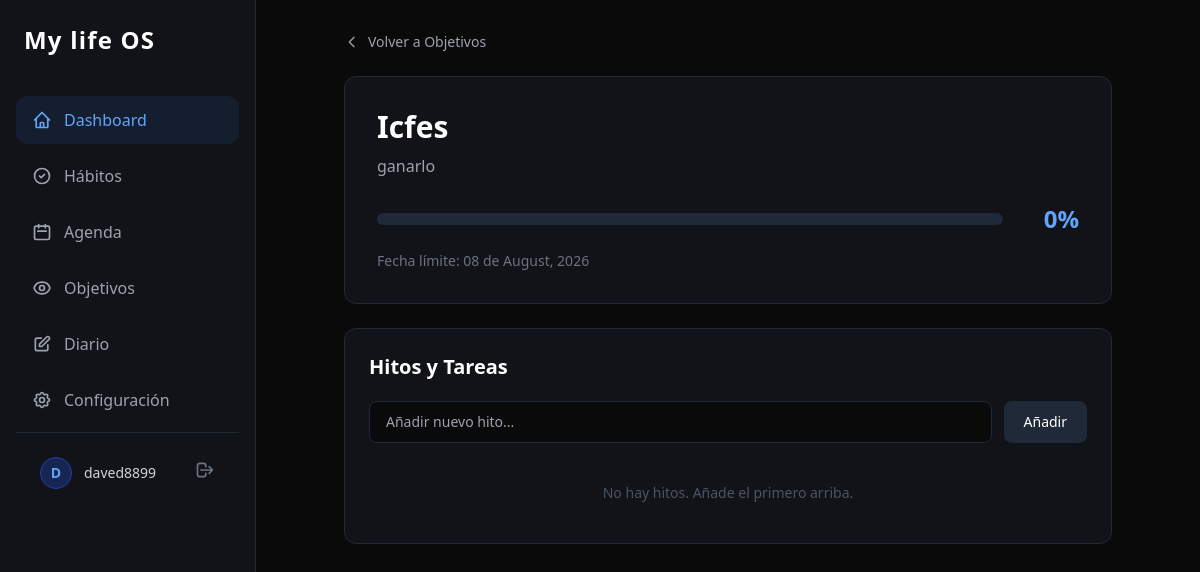
The app's page /objetivos/1/ (signed in) with its own data.
### core/models.py (models this page shows, shortened)
class Goal(models.Model):
    user = models.ForeignKey(User, on_delete=models.CASCADE)
    name = models.CharField(max_length=200)
    description = models.TextField(blank=True)
    progress = models.IntegerField(default=0)
    deadline = models.DateField(null=True, blank=True)

### core/views.py (the view)
# urls.py: path('objetivos/<int:goal_id>/', views.goal_detail, name='goal_detail'),
@login_required
def goal_detail(request, goal_id):
    goal = get_object_or_404(Goal, id=goal_id, user=request.user)
    milestones = goal.milestones.all().order_by('is_completed')
    return render(request, 'core/goal_detail.html', {'goal': goal, 'milestones': milestones})

### core/templates/core/goal_detail.html (shortened to what this page needs)
{% extends 'core/base.html' %}
{% block content %}
<div class="max-w-3xl mx-auto">
    <a href="{% url 'goals' %}" class="inline-flex items-center gap-2 text-gray-400 hover:text-white transition text-sm mb-6">
        <svg class="w-4 h-4" fill="none" stroke="currentColor" viewBox="0 0 24 24"><path stroke-linecap="round" stroke-linejoin="round" stroke-width="2" d="M15 19l-7-7 7-7"></path></svg>
        Volver a Objetivos
    </a>
    <div class="bg-[#111318] border border-gray-800 rounded-xl p-8 mb-6">
        <h1 class="text-3xl font-bold text-white mb-2">{{ goal.name }}</h1>
        <p class="text-gray-400 mb-6 leading-relaxed">{{ goal.description|default:"Sin descripción proporcionada." }}</p>
        <div class="flex items-center gap-4">
            <div class="flex-1 h-3 bg-gray-800 rounded-full overflow-hidden">
            </div>
            <span class="text-blue-400 font-bold text-2xl min-w-[60px] text-right">{{ goal.progress }}%</span>
        </div>
        {% if goal.deadline %}
            <p class="text-sm text-gray-500 mt-4">Fecha límite: {{ goal.deadline|date:"d \d\e F, Y" }}</p>
        {% endif %}
    </div>
    <div class="bg-[#111318] border border-gray-800 rounded-xl p-6">
        <h2 class="text-xl font-semibold text-white mb-5">Hitos y Tareas</h2>
        <form action="{% url 'add_milestone' goal.id %}" method="POST" class="flex gap-3 mb-6">
            <input type="text" name="title" required class="flex-1 bg-[#0a0a0a] border border-gray-800 rounded-lg px-4 py-2.5 text-white text-sm focus:border-blue-500 focus:ring-1 focus:ring-blue-500 outline-none transition" placeholder="Añadir nuevo hito...">
            <button type="submit" class="bg-gray-800 hover:bg-gray-700 text-white font-medium px-5 py-2.5 rounded-lg transition text-sm">Añadir</button>
        </form>
        <div class="space-y-3">
            {% for milestone in milestones %}
            <div class="flex items-center gap-4 p-3 rounded-lg hover:bg-[#0a0a0a]/50 transition group">
                <input type="checkbox" class="w-5 h-5 rounded bg-gray-800 border-gray-600 text-blue-500 focus:ring-blue-500 cursor-pointer" {% if milestone.is_completed %}checked{% endif %}>
                <span class="flex-1 text-gray-300 {% if milestone.is_completed %}line-through text-gray-600{% endif %}">{{ milestone.title }}</span>
            </div>
            {% empty %}
            <p class="text-gray-600 text-sm text-center py-4">No hay hitos. Añade el primero arriba.</p>
            {% endfor %}
        </div>
    </div>
</div>
{% endblock content %}

### core/templates/core/base.html (shortened to what this page needs)
<!DOCTYPE html>
<html lang="en">
<head>
    <script src="https://cdn.tailwindcss.com"></script>
</head>
<body class="bg-[#0a0a0a] text-white min-h-screen font-sans flex">
    <aside class="w-64 bg-[#111318] border-r border-gray-800 hidden md:flex flex-col">
        <div class="p-6">
            <h1 class="text-2xl font-bold text-white tracking-wider">My life OS</h1>
        </div>
        <nav class="flex-1 px-4 space-y-2 mt-4">
            <a href="{% url 'dashboard' %}" class="flex items-center gap-3 px-4 py-3 bg-blue-500/10 text-blue-400 rounded-xl transition font-medium">
                <svg class="w-5 h-5" fill="none" stroke="currentColor" viewBox="0 0 24 24"><path stroke-linecap="round" stroke-linejoin="round" stroke-width="2" d="M3 12l2-2m0 0l7-7 7 7M5 10v10a1 1 0 001 1h3m10-11l2 2m-2-2v10a1 1 0 01-1 1h-3m-6 0a1 1 0 001-1v-4a1 1 0 011-1h2a1 1 0 011 1v4a1 1 0 001 1m-6 0h6"></path></svg>
                Dashboard
            </a>
            <a href="{% url 'habits' %}" class="flex items-center gap-3 px-4 py-3 text-gray-400 hover:text-white hover:bg-gray-800/50 rounded-xl transition">
                <svg class="w-5 h-5" fill="none" stroke="currentColor" viewBox="0 0 24 24"><path stroke-linecap="round" stroke-linejoin="round" stroke-width="2" d="M9 12l2 2 4-4m6 2a9 9 0 11-18 0 9 9 0 0118 0z"></path></svg>
                Hábitos
            </a>
            <a href="{% url 'agenda' %}" class="flex items-center gap-3 px-4 py-3 text-gray-400 hover:text-white hover:bg-gray-800/50 rounded-xl transition">
                <svg class="w-5 h-5" fill="none" stroke="currentColor" viewBox="0 0 24 24"><path stroke-linecap="round" stroke-linejoin="round" stroke-width="2" d="M8 7V3m8 4V3m-9 8h10M5 21h14a2 2 0 002-2V7a2 2 0 00-2-2H5a2 2 0 00-2 2v12a2 2 0 002 2z"></path></svg>
                Agenda
            </a>
            <a href="{% url 'goals' %}" class="flex items-center gap-3 px-4 py-3 text-gray-400 hover:text-white hover:bg-gray-800/50 rounded-xl transition">
                Objetivos
            </a>
            <a href="{% url 'journal' %}" class="flex items-center gap-3 px-4 py-3 text-gray-400 hover:text-white hover:bg-gray-800/50 rounded-xl transition">
                <svg class="w-5 h-5" fill="none" stroke="currentColor" viewBox="0 0 24 24"><path stroke-linecap="round" stroke-linejoin="round" stroke-width="2" d="M11 5H6a2 2 0 00-2 2v11a2 2 0 002 2h11a2 2 0 002-2v-5m-1.414-9.414a2 2 0 112.828 2.828L11.828 15H9v-2.828l8.586-8.586z"></path></svg>
                Diario
            </a>
            <a href="{% url 'settings' %}" class="flex items-center gap-3 px-4 py-3 text-gray-400 hover:text-white hover:bg-gray-800/50 rounded-xl transition">
                Configuración
            </a>
            <div class="p-4 mt-auto border-t border-gray-800">
            <div class="flex items-center gap-3 px-2 py-2">
                <div class="w-8 h-8 rounded-full bg-blue-900/50 border border-blue-800 text-blue-400 flex items-center justify-center font-bold text-sm">
                    {{ request.user.username|make_list|first|upper }}
                </div>
                <div class="flex-1 min-w-0">
                    <p class="text-sm font-medium text-gray-300 truncate">{{ request.user.username }}</p>
                </div>
                <form method="post" action="{% url 'logout' %}">
                    <button type="submit" class="text-gray-500 hover:text-red-400 transition" title="Cerrar sesión">
                        <svg class="w-5 h-5" fill="none" stroke="currentColor" viewBox="0 0 24 24"><path stroke-linecap="round" stroke-linejoin="round" stroke-width="2" d="M17 16l4-4m0 0l-4-4m4 4H7m6 4v1a3 3 0 01-3 3H6a3 3 0 01-3-3V7a3 3 0 013-3h4a3 3 0 013 3v1"></path></svg>
                    </button>
                </form>
            </div>
        </div>
        </nav>
    </aside>
    <main class="flex-1 p-8 overflow-y-auto">
        {% block content %}
        {% endblock content %}
    </main>
</body>
</html>

### core/templates/core/base.html (style rules this page uses)
svg { flex-shrink: 0; }

### records on screen
Goal: name "Icfes", description "ganarlo", progress "0", deadline "08 de August, 2026"

### other values on screen
{{ request.user.username|make_list|first|upper }} "D"
{{ request.user.username }} "daved8899"
